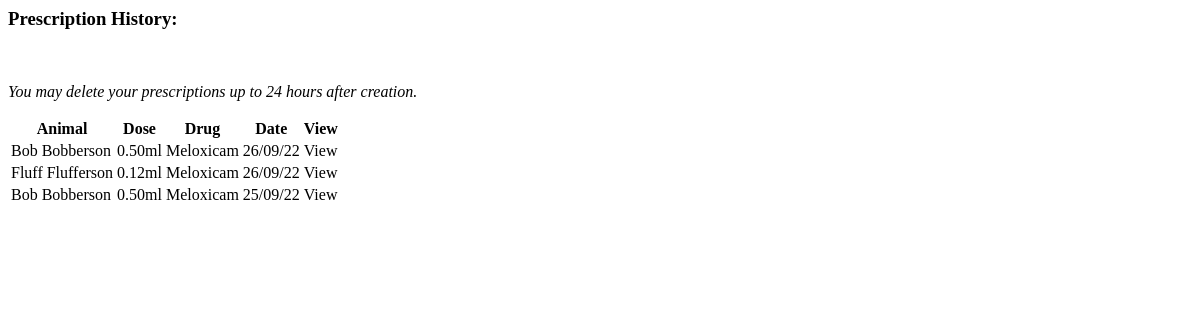
/prescriptions/vet-prescrip/ (signed in), run on an earlier commit of the app's database.
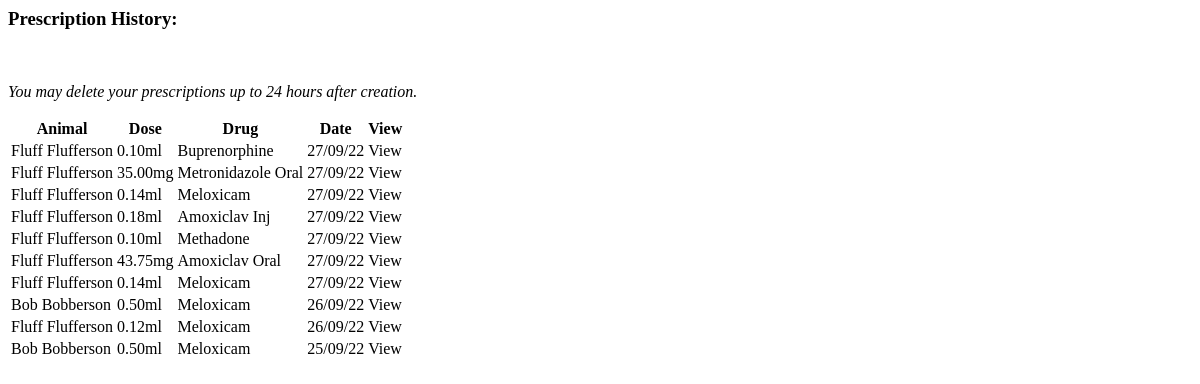
And on a later commit of the database.
### prescriptions/models.py (models this page shows, shortened)
class Prescription(models.Model):
    animal = models.ForeignKey(Record, on_delete=models.CASCADE, default=1)
    animal_weight = models.DecimalField(max_digits=5, decimal_places=2, blank=True, null=True)
    vet = models.ForeignKey(Vet, on_delete=models.CASCADE, default=1)
    drug = models.ForeignKey(Drug, on_delete=models.PROTECT, default=None)
    drug_dose = models.DecimalField(max_digits=4, decimal_places=2, blank=True, null=True)
    dose = models.DecimalField(max_digits=5, decimal_places=2, blank=True, null=True)
    measure = models.CharField(max_length=2, blank=True)
    frequency = models.CharField(max_length=10, choices=FREQUENCY, blank=True)
    length = models.PositiveIntegerField(default=0, blank=True)
    route = models.CharField(max_length=8, blank=True)
    date = models.DateTimeField(auto_now_add=True)
    class Meta:
        ordering = ['-date']

class Drug(models.Model):
    name = models.CharField(max_length=50)
    dose = models.DecimalField(max_digits=4, decimal_places=2)
    measure = models.CharField(max_length=2, choices=MEASURE)
    category = models.CharField(max_length=20, choices=CATEGORIES)
    route = models.CharField(max_length=8, choices=ROUTES)
    warnings = models.CharField(max_length=300)
    def __str__(self):
        return self.name
    class Meta:
        ordering = ['name']

### records/models.py (models this page shows)
class Record(models.Model):
    name = models.CharField(max_length=50)
    surname = models.CharField(max_length=50)
    date_of_birth = models.DateField()
    species = models.CharField(choices=SPECIES, max_length=10)
    breed = models.CharField(max_length=50)
    sex = models.CharField(choices=SEX, max_length=10)
    weight = models.DecimalField(max_digits=5, decimal_places=2)
    note = models.CharField(max_length=300, blank=True)
    def __str__(self):
        return self.name + " " + self.surname
    class Meta:
        ordering = ['surname']
        unique_together = ['name', 'surname', 'date_of_birth', 'species', 'breed', 'sex']

### prescriptions/views.py (the view)
# urls.py: path('vet-prescrip/', views.vet_prescrip, name='vet_prescrip'),
def vet_prescrip(request):
    prescrip_list = Prescription.objects.filter(vet=request.user).all()
    context = {'prescrip_list': prescrip_list}
    return render(request, 'prescriptions/list_prescrip_vet.html', context)

### prescriptions/templates/prescriptions/list_prescrip_vet.html (shortened to what this page needs)
<h3 class="subheadings">Prescription History:</h3>
<p><em>You may delete your prescriptions up to 24 hours after creation.</em></p>
<div class="prescrip-contain">
    <table>
        <thead>
            <th>Animal</th>
            <th class="lg-prescrip">Dose</th>
            <th class="lg-prescrip">Drug</th>
            <th>Date</th>
            <th>View</th>
        </thead>
        <tbody>
            {% for prescription in prescrip_list %}
            <tr>
                <td>{{ prescription.animal }}</td>
                <td class="lg-prescrip">{{ prescription.dose }}{{ prescription.measure }}</td>
                <td class="lg-prescrip">{{ prescription.drug }}</td>
                <td>{{ prescription.date|date:'d/m/y' }}</td>
                <td><a hx-get="{% url 'prescriptions:detail_prescrip' prescrip_id=prescription.id %}"
                        hx-target="#modal-dialog" class="pet-links" aria-label="View prescription">View</a></td>
            </tr>
        </tbody>
        {% empty %}
        <p>No prescriptions</p>
        {% endfor %}
    </table>
</div>

What changed in the data, as far as the page shows it:
added Prescription: animal "Fluff Flufferson", dose "0.10", measure "ml", drug "Buprenorphine", date "27/09/22"
added Prescription: animal "Fluff Flufferson", dose "35.00", measure "mg", drug "Metronidazole Oral", date "27/09/22"
added Prescription: animal "Fluff Flufferson", dose "0.14", measure "ml", drug "Meloxicam", date "27/09/22"
added Prescription: animal "Fluff Flufferson", dose "0.18", measure "ml", drug "Amoxiclav Inj", date "27/09/22"
added Prescription: animal "Fluff Flufferson", dose "0.10", measure "ml", drug "Methadone", date "27/09/22"
added Prescription: animal "Fluff Flufferson", dose "43.75", measure "mg", drug "Amoxiclav Oral", date "27/09/22"
added Prescription: animal "Fluff Flufferson", dose "0.14", measure "ml", drug "Meloxicam", date "27/09/22"
